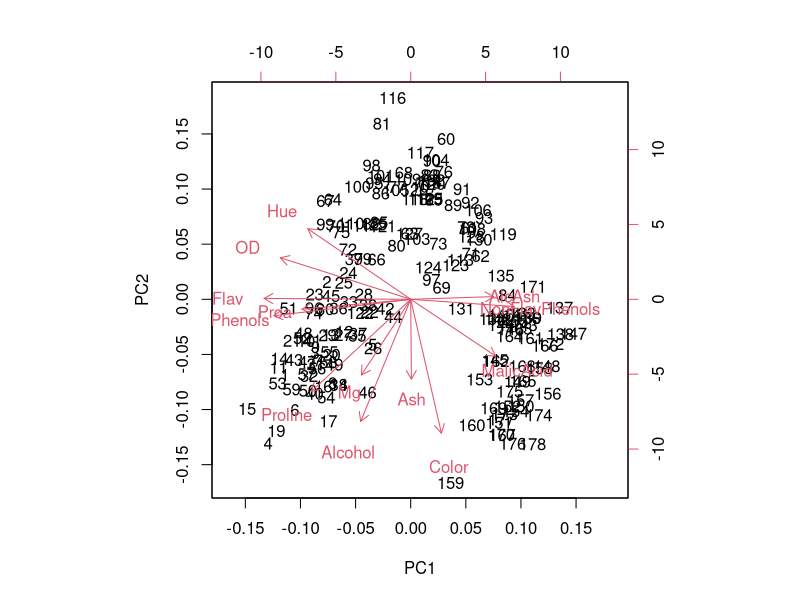
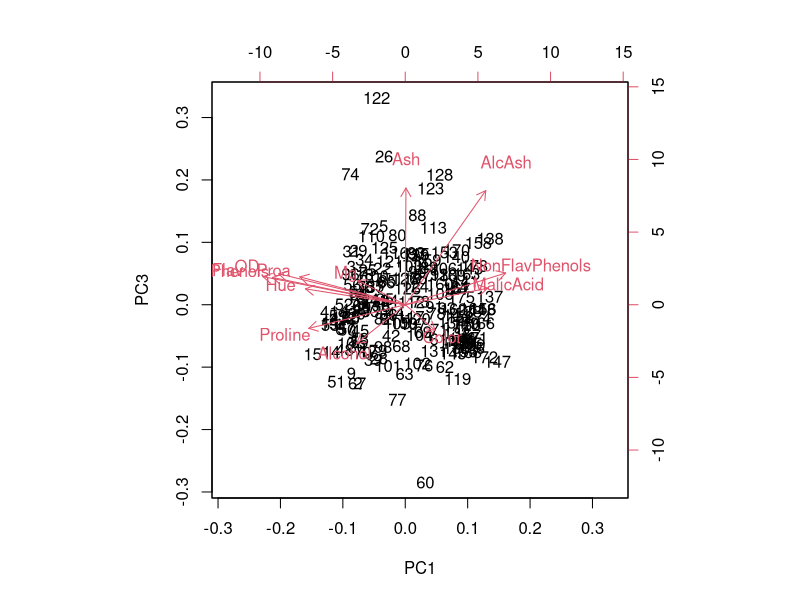
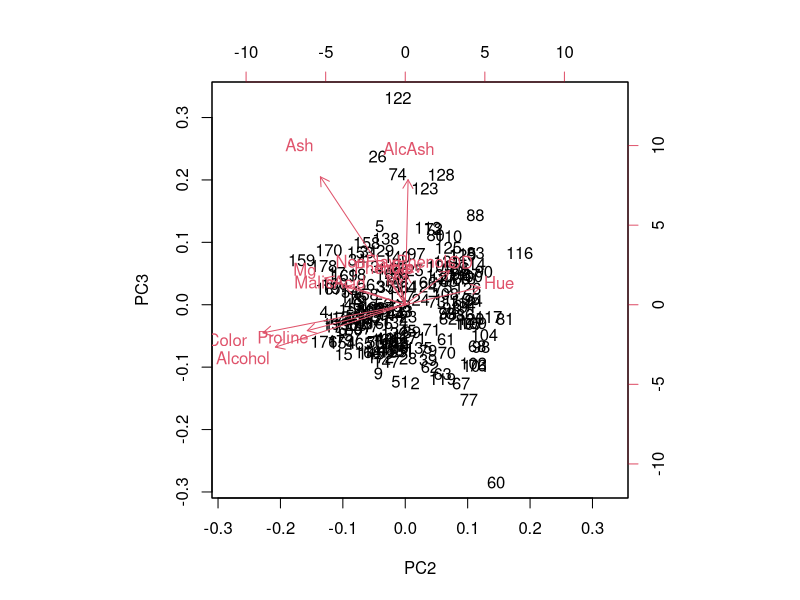
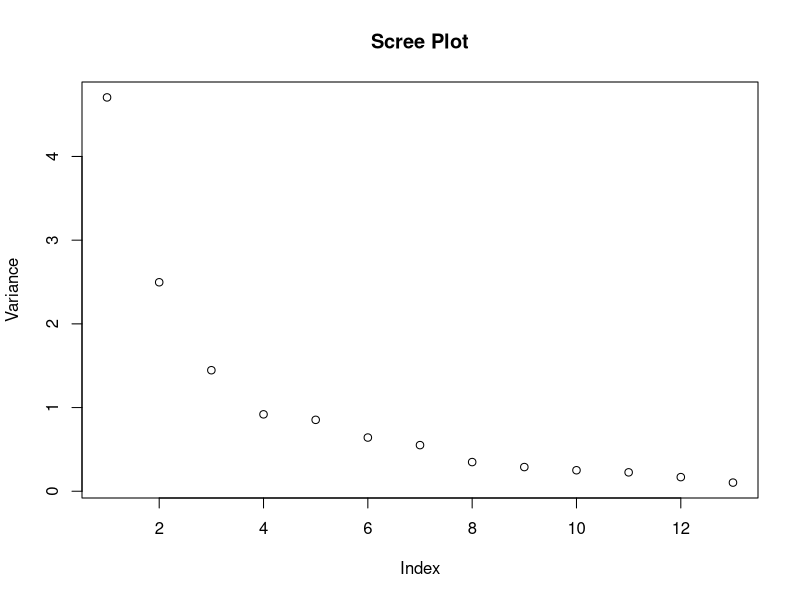

Reproduce these figures in R, in order.
# Name: Christian Peters

# No. 13)
# ======

data <- read.csv('wines.csv')

# a)

X <- as.matrix(data[, 1:13])

print(prcomp(X, scale = FALSE))

# As we can see, there is most likely a scaling issue. When looking at the variable
# 'Proline', we can see that it's values range from 278 to 1680, causing much more
# variance than any other variable (var(Proline) = 99166.72 which is more than
# two orders of magnitude greater than var(Mg) = 203.9893, the second biggest variance).
# As a result, the first principal component is nearly completely occupied by
# Proline and already explains more than 99% of the total variance.

# b)

res <- prcomp(X, scale = TRUE)
print(res)

# get the first three principal components
(best3 <- res$rotation[, 1:3])

# create the biplots
biplot(res, choices=c(1, 2))
biplot(res, choices=c(1, 3))
biplot(res, choices=c(2, 3))

# c)

# 1. Choose l so that at least 75% of the variance is explained:
vars <- res$sdev ** 2
l <- min(which(cumsum(vars) / sum(vars) > 0.75))
# l = 5, so choose the first 5 PCs according to this criterion

# 2. Choose all PCs that have more variance than the mean
l <- max(which(vars >= mean(vars)))
# l=3, so choose the first 3 PCs according to this criterion

# 3. Choose l using a scree plot
plot(vars, main = 'Scree Plot', ylab = 'Variance')
# According to this criterion, it makes sense to choose 3 PCs.

# Personally I would rely on the scree plot and choose the best 3 PCs because
# when knowing nothing else about the problem, this seems to be the most intuitive
# method.

# d)

U <- res$rotation

# get the best two dimensional approximation and its error
best2DimApprox <- X %*% U[, 1:2] %*% t(U[, 1:2])
error2Dim <- sum((X - best2DimApprox)**2)
# 88260289

# get the best four dimensional approximation and its error
best4DimApprox <- X %*% U[, 1:4] %*% t(U[, 1:4])
error4Dim <- sum((X - best4DimApprox)**2)
# 78624925

# e)

(x1_pca <- X[1,] %*% U[, 1:2])
(z1 <- x1_pca %*% t(U[, 1:2]))
